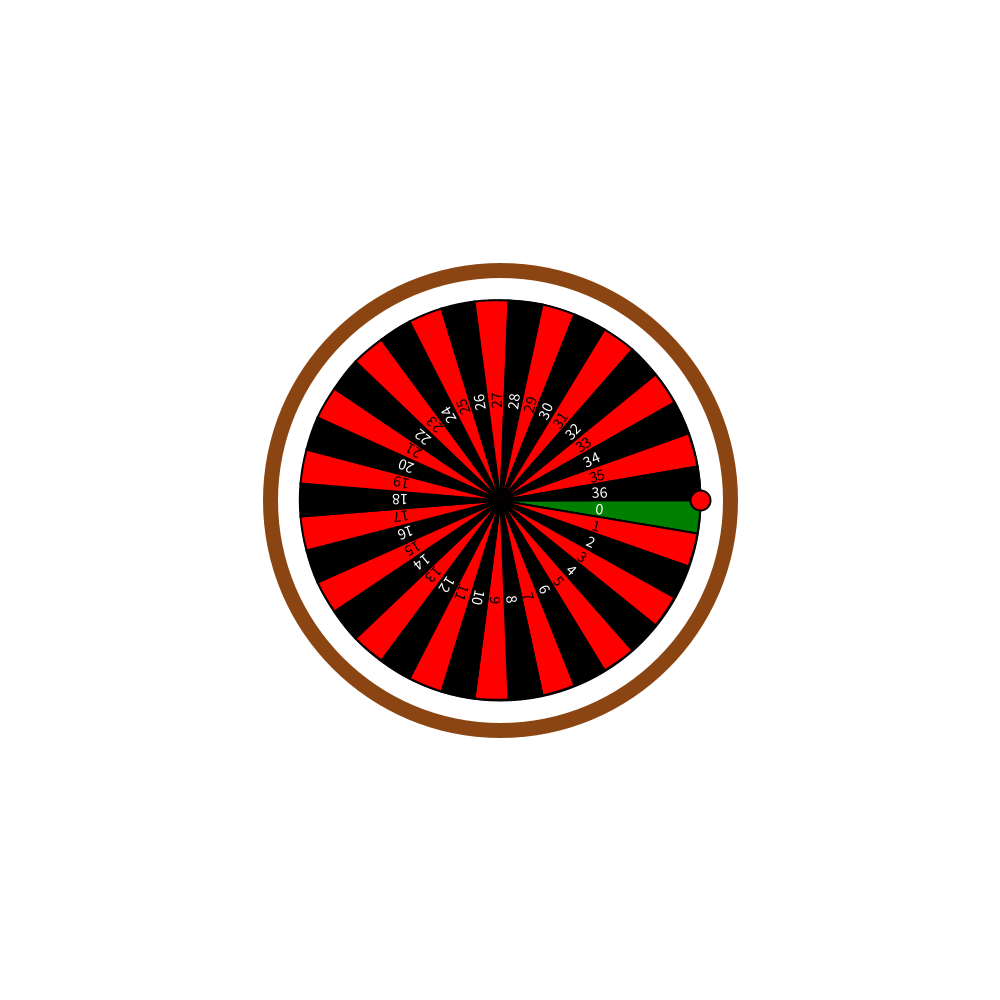
Frame 1 (no input)
Frame 60 (the mouse pressed at the canvas centre just before this capture): identical to frame 1, image omitted
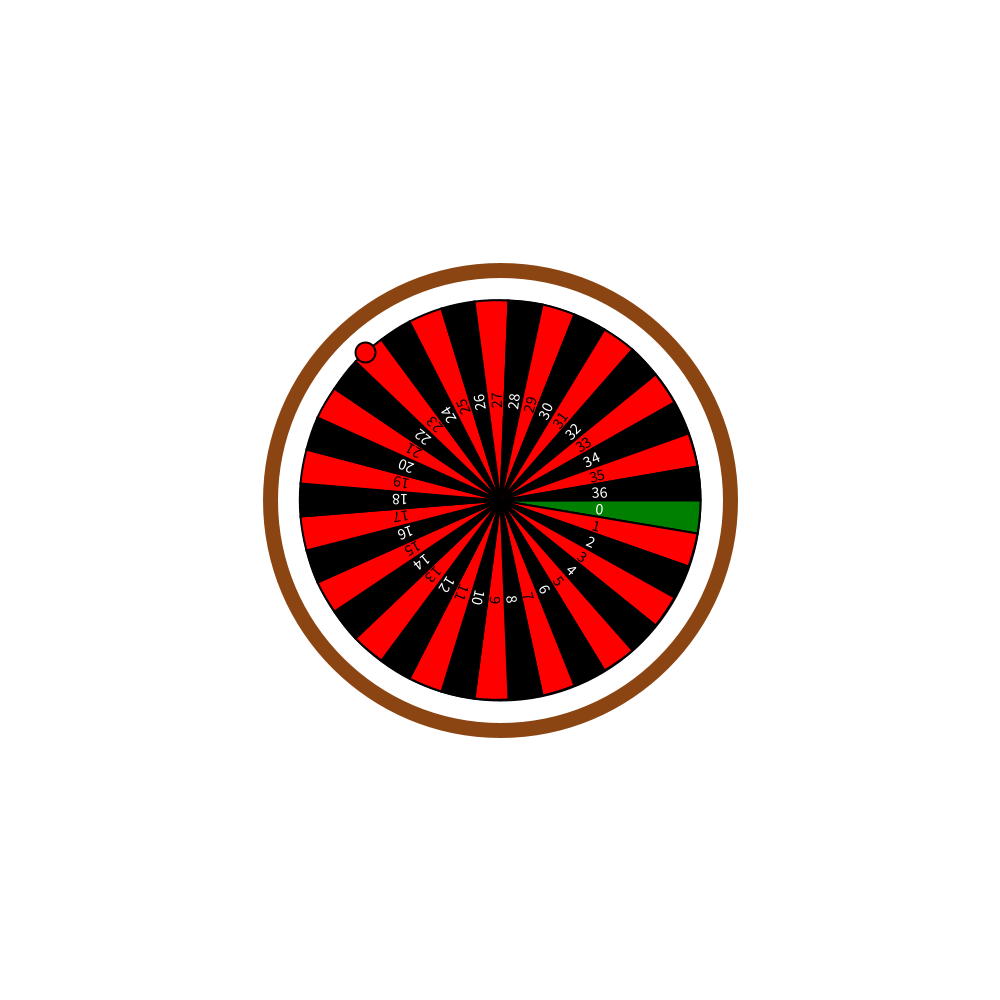
Frame 120 (the mouse held since frame 60 and released just before this capture)

The Processing sketch that drew these frames (run headless with seeded random() and noise(); from frame 60 on, the mouse is pressed at the canvas centre):

// Processing sketch: Roulette
// ── Roulette.pde
int wheelRadius = 200;
int numSections = 37; // 36 numbers + 1 for 0 (roulette wheel)
float angleStep;
float ballAngle = 0;
boolean isSpinning = false;
float spinSpeed = 0;
int outerRadius = wheelRadius + 30;  // Outer circle radius (wooden circle)
int winnerNumber = -1;  // Variable to store the winning number

void setup() {
  size(1000, 1000);
  angleStep = TWO_PI / numSections;
  smooth();
}

void draw() {
  background(255);
  
  // Draw wooden outer circle
  translate(width / 2, height / 2);
  stroke(139, 69, 19);  // Brown color for the wooden circle
  strokeWeight(15);  // Make the outer circle thick
  noFill();
  ellipse(0, 0, outerRadius * 2, outerRadius * 2);  // Wooden outer circle
  
  // Draw wheel
  stroke(0);
  strokeWeight(2);
  fill(255, 204, 0);  // Yellow center
  ellipse(0, 0, wheelRadius * 2, wheelRadius * 2);
  
  // Draw sections (numbers)
  for (int i = 0; i < numSections; i++) {
    float startAngle = i * angleStep;
    float endAngle = (i + 1) * angleStep;
    
    // Set section color
    if (i == 0) {
      fill(0, 128, 0); // Green for 0
    } else if (i % 2 == 0) {
      fill(0);  // Black for even numbers
    } else {
      fill(255, 0, 0);  // Red for odd numbers
    }
    
    arc(0, 0, wheelRadius * 2, wheelRadius * 2, startAngle, endAngle, PIE);
    
    pushMatrix();
    rotate(startAngle + angleStep / 2);
    
    // Set text color based on the number
    if (i == 0) {
      fill(255);  // White for 0
    } else if (i % 2 == 0) {
      fill(255);  // White for even numbers
    } else {
      fill(0);  // Black for odd numbers
    }
    
    // Display the number
    textSize(16);
    textAlign(CENTER, CENTER);
    text(str(i), wheelRadius / 2, 0);
    popMatrix();
  }
  
  // Draw ball
  float ballX = wheelRadius * cos(ballAngle);
  float ballY = wheelRadius * sin(ballAngle);
  fill(255, 0, 0);
  ellipse(ballX, ballY, 20, 20);
  
  // Handle spinning
  if (isSpinning) {
    ballAngle += spinSpeed;
    spinSpeed *= 0.99;  // Gradually slow down the wheel
    if (spinSpeed < 0.01) {
      isSpinning = false;
      // Determine the winner based on the final ball position
      winnerNumber = (int) floor((ballAngle / TWO_PI) * numSections) % numSections;
    }
  }
  
  // Display winner number if the wheel has stopped
  if (!isSpinning && winnerNumber != -1) {
    fill(0);
    textSize(24);
    textAlign(CENTER, CENTER);
    text("Winner: " + winnerNumber, 0, outerRadius + 30);  // Show the winner below the wheel
  }
}

void mousePressed() {
  if (!isSpinning) {
    spinSpeed = random(0.1, 0.3);  // Set random spin speed
    isSpinning = true;
    winnerNumber = -1;  // Reset winner number when a new spin starts
  }
}
